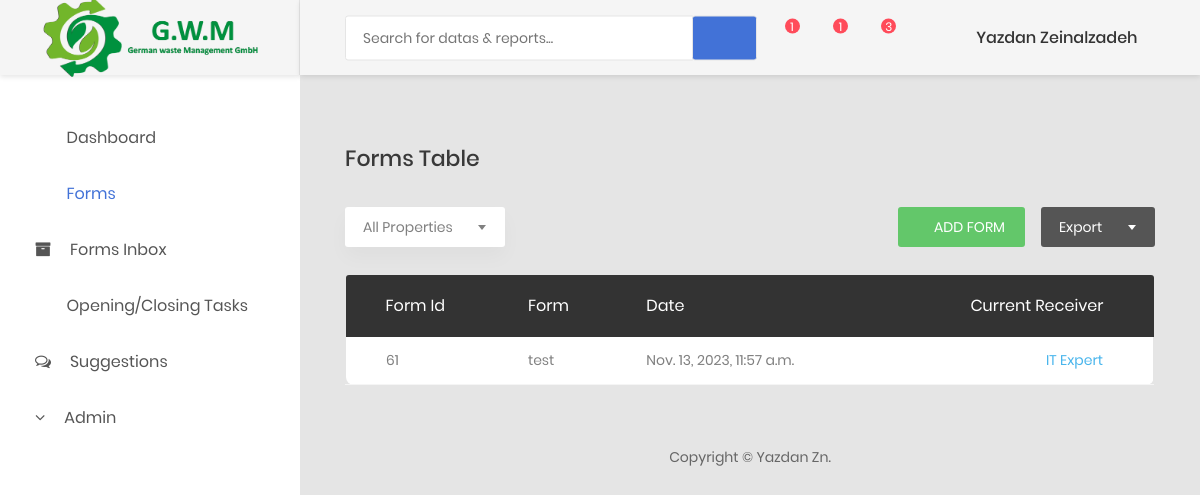
/dashboard/forms/ (signed in), run on an earlier commit of the app's database.
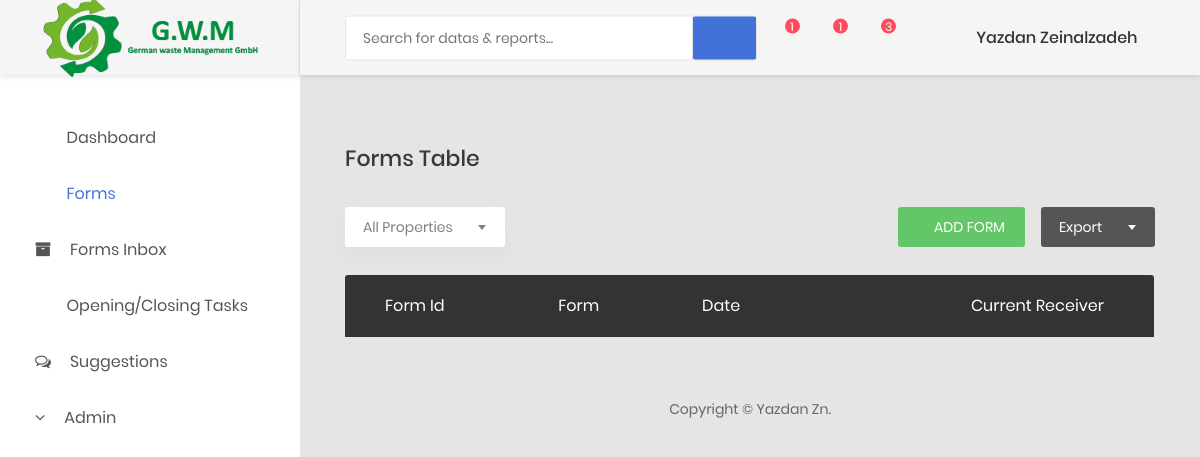
And on a later commit of the database.
### dashboard/models.py (models this page shows, shortened)
class UserForm(models.Model):
    created_by = models.ForeignKey("User", related_name='created_by' , on_delete=models.CASCADE)
    sample = models.ForeignKey("FormSample",related_name ="sample", on_delete=models.CASCADE)
    title = models.CharField(max_length=50)
    date = models.DateTimeField(auto_now_add=True)
    STATUS_CHOICES = (
        ('og','On Going'),
        ('edit','Must Be Edited'),
        ('sm', 'Submitted'),
        ('dc','Declined')
    )
    status = models.CharField(max_length=50,choices=STATUS_CHOICES,null=True,blank=True)
    fields = models.JSONField(null=True) # Type: Value
    current_transition = models.OneToOneField(FormTransition, on_delete=models.CASCADE,null=True)
    all_transitions = models.ManyToManyField(FormTransition,related_name ="all_transitions")

class FormSample(models.Model):
    title = models.CharField(max_length=50)
    description = models.TextField()
    fields = models.JSONField(null=True) # Type: , Value:
    transitions = models.JSONField(null=True)
    theme_color = models.CharField(null=True,max_length=50)

class FormTransition(models.Model):
    form = models.ForeignKey("UserForm", on_delete=models.CASCADE , null=True)
    receivers_role = models.CharField(max_length=150, choices=ROLES,null=True)
    sign = models.FileField(upload_to='uploads/', null=True)
    next_transition = models.ForeignKey('self', related_name='next', on_delete=models.CASCADE , null=True)
    prev_transition = models.ForeignKey('self', related_name='prev', on_delete=models.CASCADE , null=True)
    sender_user = models.ForeignKey("User", related_name='sender' , on_delete=models.CASCADE, null=True)
    STATUS_CHOICES = (
        ('edit','Must Be Edited'),
        ('sb','Sent Back'),
        ('ac', 'Accepted'),
        ('dc','Declined')
    )
    status = models.CharField(max_length=150,choices=STATUS_CHOICES,default='og',null=True)
    date = models.DateTimeField(auto_now_add=True)
    comment = models.TextField()

### dashboard/views.py (the view)
# urls.py: path("forms/", views.dashboard_forms, name="forms"),
def dashboard_forms(request):
    if not request.user.is_authenticated:
        return redirect("login")
    all_sample_forms = list(FormSample.objects.all())
    user_forms = UserForm.objects.filter(created_by=request.user)
    for form in user_forms:
        form.sample.transitions = json.loads(form.sample.transitions)
    return render(request, 'dashboard/forms.html',{'page':'forms','user_forms':user_forms, 'form_samples':all_sample_forms})

### dashboard/templates/dashboard/forms.html (shortened to what this page needs)
{% extends 'dashboard/base.html' %}
{% block content %}
    <div class="row m-t-30">
        <div class="col-md-12">
            <h3 class="title-5 m-b-35">Forms Table</h3>
            <div class="table-data__tool">
                <div class="table-data__tool-left">
                    <div class="rs-select2--light rs-select2--md">
                    </div>
                </div>
                <div class="table-data__tool-right">
                    <button  type="button" data-toggle="modal" data-target="#mediumModal" class="au-btn au-btn-icon au-btn--green au-btn--small">
                        <i class="zmdi zmdi-plus" ></i>add form</button>
                    <div class="rs-select2--dark rs-select2--sm rs-select2--dark2">
                    </div>
                </div>
            </div>
            <div class="table-responsive m-b-40">
                <table class="table table-borderless table-data3">
                    <thead>
                        <tr>
                            <th>form id</th>
                            <th>form</th>
                            <th>date</th>
                            <th>current receiver</th>
                        </tr>
                    </thead>
                    <tbody>
                    {% for user_form in user_forms %}
                        <tr class='clickable-row' data-toggle="modal" onClick="" data-target="#{{user_form.id}}" style="cursor:pointer">
                            <td>{{ user_form.id }} </td>
                            <td>{{ user_form.sample.title }} </td>
                            <td>{{ user_form.date }} </td>
                            <td  class="process">{% if  user_form.status == 'sm'%} <span class="badge badge-success">Submitted</span>
                                {% elif user_form.status == 'dc'%}<span class="badge badge-danger">Declined</span>
                                {% elif user_form.status == 'edit'%}<span class="badge badge-warning">Must Be Edited</span>
                                {% else %}{{ user_form.current_transition.receivers_role }} {% endif %} </td>
                        </tr>
                    {% endfor %}
                    </tbody>
                </table>
            </div>
        </div>
    </div>
{% endblock content %}

What changed in the data, as far as the page shows it:
removed UserForm: id "61", sample "test", date "Nov. 13, 2023, 11:57 a.m.", current_transition.receivers_role "IT Expert"
